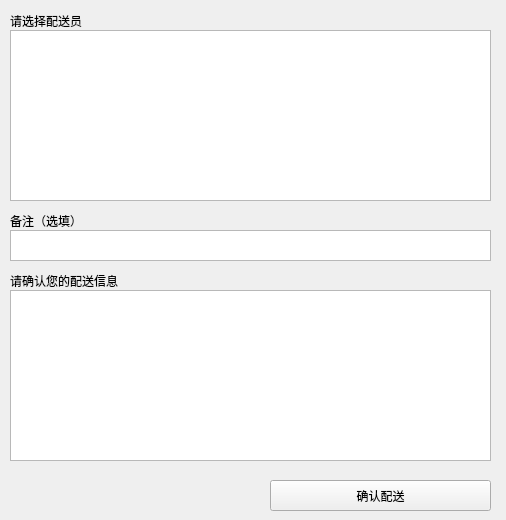
<?xml version="1.0" encoding="UTF-8"?>
<ui version="4.0">
 <class>DistributeDlg</class>
 <widget class="QWidget" name="DistributeDlg">
  <property name="geometry">
   <rect>
    <x>0</x>
    <y>0</y>
    <width>506</width>
    <height>520</height>
   </rect>
  </property>
  <property name="windowTitle">
   <string>配送管理</string>
  </property>
  <widget class="QLabel" name="label">
   <property name="geometry">
    <rect>
     <x>10</x>
     <y>10</y>
     <width>171</width>
     <height>21</height>
    </rect>
   </property>
   <property name="text">
    <string>请选择配送员</string>
   </property>
  </widget>
  <widget class="QTableView" name="tableView">
   <property name="geometry">
    <rect>
     <x>10</x>
     <y>30</y>
     <width>481</width>
     <height>171</height>
    </rect>
   </property>
  </widget>
  <widget class="QLabel" name="label_2">
   <property name="geometry">
    <rect>
     <x>10</x>
     <y>210</y>
     <width>171</width>
     <height>21</height>
    </rect>
   </property>
   <property name="text">
    <string>备注（选填）</string>
   </property>
  </widget>
  <widget class="QTextEdit" name="textEdit">
   <property name="geometry">
    <rect>
     <x>10</x>
     <y>230</y>
     <width>481</width>
     <height>31</height>
    </rect>
   </property>
  </widget>
  <widget class="QLabel" name="label_3">
   <property name="geometry">
    <rect>
     <x>10</x>
     <y>270</y>
     <width>171</width>
     <height>21</height>
    </rect>
   </property>
   <property name="text">
    <string>请确认您的配送信息</string>
   </property>
  </widget>
  <widget class="QPushButton" name="pushButton">
   <property name="geometry">
    <rect>
     <x>270</x>
     <y>480</y>
     <width>221</width>
     <height>31</height>
    </rect>
   </property>
   <property name="text">
    <string>确认配送</string>
   </property>
  </widget>
  <widget class="QListView" name="listView">
   <property name="geometry">
    <rect>
     <x>10</x>
     <y>290</y>
     <width>481</width>
     <height>171</height>
    </rect>
   </property>
  </widget>
 </widget>
 <layoutdefault spacing="6" margin="11"/>
 <resources/>
 <connections/>
</ui>
